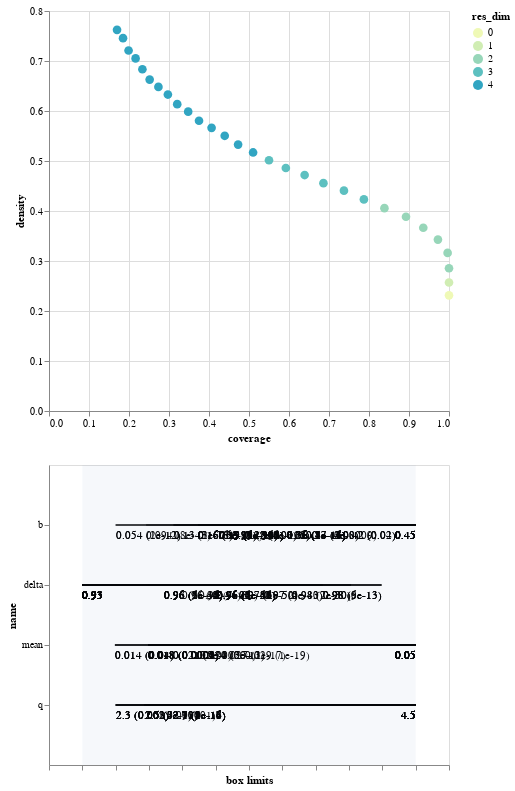

The cell this chart's notebook holds for it:
### Code cell
box1.inspect_tradeoff()

### Figure 1 — Vega-Lite specification as saved in the notebook (floating-point values rounded to 4 significant figures)
{"$schema": "https://vega.github.io/schema/vega-lite/v3.4.0.json", "config": {"mark": {"tooltip": null}, "view": {"height": 300, "width": 400}}, "datasets": {"data-65d05b69ec2733af906d35fa4061ec82": [{"id": 1, "maximum": 0.4499, "minimum": 0.01004, "name": "b", "qp_lower": 1.414e-12, "qp_upper": -1, "x1": 0.05399, "x2": 0.4499}, {"id": 2, "maximum": 0.4499, "minimum": 0.01004, "name": "b", "qp_lower": 2.013e-12, "qp_upper": -1, "x1": 0.05399, "x2": 0.4499}, {"id": 2, "maximum": 0.99, "minimum": 0.93, "name": "delta", "qp_lower": -1, "qp_upper": 5.739e-13, "x1": 0.93, "x2": 0.9839}, {"id": 3, "maximum": 0.4499, "minimum": 0.01004, "name": "b", "qp_lower": 7.775e-43, "qp_upper": -1, "x1": 0.09421, "x2": 0.4499}, {"id": 3, "maximum": 0.99, "minimum": 0.93, "name": "delta", "qp_lower": -1, "qp_upper": 5.163e-13, "x1": 0.93, "x2": 0.9839}, {"id": 4, "maximum": 0.4499, "minimum": 0.01004, "name": "b", "qp_lower": 1.955e-78, "qp_upper": -1, "x1": 0.1304, "x2": 0.4499}, {"id": 4, "maximum": 0.99, "minimum": 0.93, "name": "delta", "qp_lower": -1, "qp_upper": 8.753e-13, "x1": 0.93, "x2": 0.9839}, {"id": 5, "maximum": 0.4499, "minimum": 0.01004, "name": "b", "qp_lower": 2.557e-76, "qp_upper": -1, "x1": 0.1304, "x2": 0.4499}, {"id": 5, "maximum": 0.99, "minimum": 0.93, "name": "delta", "qp_lower": -1, "qp_upper": 1.836e-30, "x1": 0.93, "x2": 0.9784}, {"id": 6, "maximum": 0.4499, "minimum": 0.01004, "name": "b", "qp_lower": 3.102e-104, "qp_upper": -1, "x1": 0.1627, "x2": 0.4499}, {"id": 6, "maximum": 0.99, "minimum": 0.93, "name": "delta", "qp_lower": -1, "qp_upper": 6.65e-30, "x1": 0.93, "x2": 0.9784}, {"id": 7, "maximum": 0.4499, "minimum": 0.01004, "name": "b", "qp_lower": 3.346e-97, "qp_upper": -1, "x1": 0.1627, "x2": 0.4499}, {"id": 7, "maximum": 0.99, "minimum": 0.93, "name": "delta", "qp_lower": -1, "qp_upper": 3.695e-43, "x1": 0.93, "x2": 0.9733}, {"id": 8, "maximum": 0.4499, "minimum": 0.01004, "name": "b", "qp_lower": 5.921e-91, "qp_upper": -1, "x1": 0.1627, "x2": 0.4499}, {"id": 8, "maximum": 0.99, "minimum": 0.93, "name": "delta", "qp_lower": -1, "qp_upper": 4.914e-40, "x1": 0.93, "x2": 0.9733}, {"id": 8, "maximum": 4.5, "minimum": 2.0, "name": "q", "qp_lower": 0.002226, "qp_upper": -1, "x1": 2.25, "x2": 4.5}, {"id": 9, "maximum": 0.4499, "minimum": 0.01004, "name": "b", "qp_lower": 2.316e-85, "qp_upper": -1, "x1": 0.1627, "x2": 0.4499}, {"id": 9, "maximum": 0.99, "minimum": 0.93, "name": "delta", "qp_lower": -1, "qp_upper": 1.242e-52, "x1": 0.93, "x2": 0.9688}, {"id": 9, "maximum": 4.5, "minimum": 2.0, "name": "q", "qp_lower": 0.00159, "qp_upper": -1, "x1": 2.25, "x2": 4.5}, {"id": 10, "maximum": 0.4499, "minimum": 0.01004, "name": "b", "qp_lower": 5.545e-96, "qp_upper": -1, "x1": 0.1901, "x2": 0.4499}, {"id": 10, "maximum": 0.99, "minimum": 0.93, "name": "delta", "qp_lower": -1, "qp_upper": 3.401e-50, "x1": 0.93, "x2": 0.9688}, {"id": 10, "maximum": 4.5, "minimum": 2.0, "name": "q", "qp_lower": 0.002899, "qp_upper": -1, "x1": 2.25, "x2": 4.5}, {"id": 11, "maximum": 0.4499, "minimum": 0.01004, "name": "b", "qp_lower": 6.047e-94, "qp_upper": -1, "x1": 0.1901, "x2": 0.4499}, {"id": 11, "maximum": 0.99, "minimum": 0.93, "name": "delta", "qp_lower": -1, "qp_upper": 2.759e-60, "x1": 0.93, "x2": 0.9649}, {"id": 11, "maximum": 4.5, "minimum": 2.0, "name": "q", "qp_lower": 0.007745, "qp_upper": -1, "x1": 2.25, "x2": 4.5}, {"id": 12, "maximum": 0.4499, "minimum": 0.01004, "name": "b", "qp_lower": 9.606e-103, "qp_upper": 0.03514, "x1": 0.1901, "x2": 0.424}, {"id": 12, "maximum": 0.99, "minimum": 0.93, "name": "delta", "qp_lower": -1, "qp_upper": 3.531e-57, "x1": 0.93, "x2": 0.9649}, {"id": 12, "maximum": 4.5, "minimum": 2.0, "name": "q", "qp_lower": 0.00149, "qp_upper": -1, "x1": 2.25, "x2": 4.5}, {"id": 13, "maximum": 0.4499, "minimum": 0.01004, "name": "b", "qp_lower": 2.554e-94, "qp_upper": 0.02165, "x1": 0.1901, "x2": 0.424}, {"id": 13, "maximum": 0.99, "minimum": 0.93, "name": "delta", "qp_lower": -1, "qp_upper": 1.163e-51, "x1": 0.93, "x2": 0.9649}, {"id": 13, "maximum": 4.5, "minimum": 2.0, "name": "q", "qp_lower": 1.206e-06, "qp_upper": -1, "x1": 2.468, "x2": 4.5}, {"id": 14, "maximum": 0.4499, "minimum": 0.01004, "name": "b", "qp_lower": 3.058e-99, "qp_upper": 0.01917, "x1": 0.1901, "x2": 0.424}, {"id": 14, "maximum": 0.99, "minimum": 0.93, "name": "delta", "qp_lower": -1, "qp_upper": 4.596e-48, "x1": 0.93, "x2": 0.9649}, {"id": 14, "maximum": 0.05, "minimum": 0.01, "name": "mean", "qp_lower": 0.03886, "qp_upper": -1, "x1": 0.01391, "x2": 0.05}, {"id": 14, "maximum": 4.5, "minimum": 2.0, "name": "q", "qp_lower": 4.09e-07, "qp_upper": -1, "x1": 2.468, "x2": 4.5}, {"id": 15, "maximum": 0.4499, "minimum": 0.01004, "name": "b", "qp_lower": 2.821e-108, "qp_upper": 9.192e-05, "x1": 0.1901, "x2": 0.3994}, {"id": 15, "maximum": 0.99, "minimum": 0.93, "name": "delta", "qp_lower": -1, "qp_upper": 1.237e-46, "x1": 0.93, "x2": 0.9649}, {"id": 15, "maximum": 0.05, "minimum": 0.01, "name": "mean", "qp_lower": 0.03675, "qp_upper": -1, "x1": 0.01391, "x2": 0.05}, {"id": 15, "maximum": 4.5, "minimum": 2.0, "name": "q", "qp_lower": 8.158e-09, "qp_upper": -1, "x1": 2.468, "x2": 4.5}, {"id": 16, "maximum": 0.4499, "minimum": 0.01004, "name": "b", "qp_lower": 9.183e-118, "qp_upper": 3.381e-08, "x1": 0.1901, "x2": 0.3746}, {"id": 16, "maximum": 0.99, "minimum": 0.93, "name": "delta", "qp_lower": -1, "qp_upper": 4.073e-43, "x1": 0.93, "x2": 0.9649}, {"id": 16, "maximum": 0.05, "minimum": 0.01, "name": "mean", "qp_lower": 0.03535, "qp_upper": -1, "x1": 0.01391, "x2": 0.05}, {"id": 16, "maximum": 4.5, "minimum": 2.0, "name": "q", "qp_lower": 2.649e-10, "qp_upper": -1, "x1": 2.468, "x2": 4.5}, {"id": 17, "maximum": 0.4499, "minimum": 0.01004, "name": "b", "qp_lower": 1.286e-122, "qp_upper": 3.748e-08, "x1": 0.1901, "x2": 0.3746}, {"id": 17, "maximum": 0.99, "minimum": 0.93, "name": "delta", "qp_lower": -1, "qp_upper": 5.51e-38, "x1": 0.93, "x2": 0.9649}, {"id": 17, "maximum": 0.05, "minimum": 0.01, "name": "mean", "qp_lower": 0.0004744, "qp_upper": -1, "x1": 0.0179, "x2": 0.05}, {"id": 17, "maximum": 4.5, "minimum": 2.0, "name": "q", "qp_lower": 6.651e-11, "qp_upper": -1, "x1": 2.468, "x2": 4.5}, {"id": 18, "maximum": 0.4499, "minimum": 0.01004, "name": "b", "qp_lower": 3.185e-130, "qp_upper": 5.208e-11, "x1": 0.1901, "x2": 0.3579}, {"id": 18, "maximum": 0.99, "minimum": 0.93, "name": "delta", "qp_lower": -1, "qp_upper": 1.941e-38, "x1": 0.93, "x2": 0.9649}, {"id": 18, "maximum": 0.05, "minimum": 0.01, "name": "mean", "qp_lower": 0.0004265, "qp_upper": -1, "x1": 0.0179, "x2": 0.05}, {"id": 18, "maximum": 4.5, "minimum": 2.0, "name": "q", "qp_lower": 3.591e-13, "qp_upper": -1, "x1": 2.468, "x2": 4.5}, {"id": 19, "maximum": 0.4499, "minimum": 0.01004, "name": "b", "qp_lower": 9.48e-121, "qp_upper": 2.438e-13, "x1": 0.1901, "x2": 0.3579}, {"id": 19, "maximum": 0.99, "minimum": 0.93, "name": "delta", "qp_lower": -1, "qp_upper": 1.955e-35, "x1": 0.93, "x2": 0.9649}, {"id": 19, "maximum": 0.05, "minimum": 0.01, "name": "mean", "qp_lower": 0.0001312, "qp_upper": -1, "x1": 0.0179, "x2": 0.05}, {"id": 19, "maximum": 4.5, "minimum": 2.0, "name": "q", "qp_lower": 1.188e-17, "qp_upper": -1, "x1": 2.678, "x2": 4.5}, {"id": 20, "maximum": 0.4499, "minimum": 0.01004, "name": "b", "qp_lower": 2.753e-115, "qp_upper": 3.557e-13, "x1": 0.1901, "x2": 0.3579}, {"id": 20, "maximum": 0.99, "minimum": 0.93, "name": "delta", "qp_lower": -1, "qp_upper": 7.247e-39, "x1": 0.93, "x2": 0.9616}, {"id": 20, "maximum": 0.05, "minimum": 0.01, "name": "mean", "qp_lower": 9.527e-05, "qp_upper": -1, "x1": 0.0179, "x2": 0.05}, {"id": 20, "maximum": 4.5, "minimum": 2.0, "name": "q", "qp_lower": 1.754e-17, "qp_upper": -1, "x1": 2.678, "x2": 4.5}, {"id": 21, "maximum": 0.4499, "minimum": 0.01004, "name": "b", "qp_lower": 6.117e-110, "qp_upper": 6.61e-14, "x1": 0.1901, "x2": 0.3579}, {"id": 21, "maximum": 0.99, "minimum": 0.93, "name": "delta", "qp_lower": -1, "qp_upper": 4.043e-44, "x1": 0.93, "x2": 0.9585}, {"id": 21, "maximum": 0.05, "minimum": 0.01, "name": "mean", "qp_lower": 0.0001164, "qp_upper": -1, "x1": 0.0179, "x2": 0.05}, {"id": 21, "maximum": 4.5, "minimum": 2.0, "name": "q", "qp_lower": 5.235e-17, "qp_upper": -1, "x1": 2.678, "x2": 4.5}, {"id": 22, "maximum": 0.4499, "minimum": 0.01004, "name": "b", "qp_lower": 2.647e-101, "qp_upper": 2.508e-13, "x1": 0.1901, "x2": 0.3579}, {"id": 22, "maximum": 0.99, "minimum": 0.93, "name": "delta", "qp_lower": -1, "qp_upper": 5.274e-47, "x1": 0.93, "x2": 0.9553}, {"id": 22, "maximum": 0.05, "minimum": 0.01, "name": "mean", "qp_lower": 0.0001935, "qp_upper": -1, "x1": 0.0179, "x2": 0.05}, {"id": 22, "maximum": 4.5, "minimum": 2.0, "name": "q", "qp_lower": 8.197e-16, "qp_upper": -1, "x1": 2.678, "x2": 4.5}, {"id": 23, "maximum": 0.4499, "minimum": 0.01004, "name": "b", "qp_lower": 2.595e-105, "qp_upper": 2.421e-13, "x1": 0.1901, "x2": 0.3579}, {"id": 23, "maximum": 0.99, "minimum": 0.93, "name": "delta", "qp_lower": -1, "qp_upper": 1.525e-44, "x1": 0.93, "x2": 0.9553}, {"id": 23, "maximum": 0.05, "minimum": 0.01, "name": "mean", "qp_lower": 3.927e-06, "qp_upper": -1, "x1": 0.02085, "x2": 0.05}, {"id": 23, "maximum": 4.5, "minimum": 2.0, "name": "q", "qp_lower": 1.137e-16, "qp_upper": -1, "x1": 2.678, "x2": 4.5}, {"id": 24, "maximum": 0.4499, "minimum": 0.01004, "name": "b", "qp_lower": 1.755e-108, "qp_upper": 1.176e-15, "x1": 0.2082, "x2": 0.3579}, {"id": 24, "maximum": 0.99, "minimum": 0.93, "name": "delta", "qp_lower": -1, "qp_upper": 1.785e-43, "x1": 0.93, "x2": 0.9553}, {"id": 24, "maximum": 0.05, "minimum": 0.01, "name": "mean", "qp_lower": 4.994e-08, "qp_upper": -1, "x1": 0.02085, "x2": 0.05}, {"id": 24, "maximum": 4.5, "minimum": 2.0, "name": "q", "qp_lower": 9.434e-15, "qp_upper": -1, "x1": 2.678, "x2": 4.5}, {"id": 25, "maximum": 0.4499, "minimum": 0.01004, "name": "b", "qp_lower": 7.909e-107, "qp_upper": 1.185e-14, "x1": 0.2082, "x2": 0.3579}, {"id": 25, "maximum": 0.99, "minimum": 0.93, "name": "delta", "qp_lower": -1, "qp_upper": 6.165e-42, "x1": 0.93, "x2": 0.9553}, {"id": 25, "maximum": 0.05, "minimum": 0.01, "name": "mean", "qp_lower": 2.994e-11, "qp_upper": -1, "x1": 0.02408, "x2": 0.05}, {"id": 25, "maximum": 4.5, "minimum": 2.0, "name": "q", "qp_lower": 1.172e-16, "qp_upper": -1, "x1": 2.678, "x2": 4.5}, {"id": 26, "maximum": 0.4499, "minimum": 0.01004, "name": "b", "qp_lower": 5.929e-106, "qp_upper": 1.149e-16, "x1": 0.2247, "x2": 0.3579}, {"id": 26, "maximum": 0.99, "minimum": 0.93, "name": "delta", "qp_lower": -1, "qp_upper": 5.062e-41, "x1": 0.93, "x2": 0.9553}, {"id": 26, "maximum": 0.05, "minimum": 0.01, "name": "mean", "qp_lower": 2.22e-13, "qp_upper": -1, "x1": 0.02408, "x2": 0.05}, {"id": 26, "maximum": 4.5, "minimum": 2.0, "name": "q", "qp_lower": 1.262e-14, "qp_upper": -1, "x1": 2.678, "x2": 4.5}, {"id": 27, "maximum": 0.4499, "minimum": 0.01004, "name": "b", "qp_lower": 2.21e-112, "qp_upper": 4.485e-17, "x1": 0.2247, "x2": 0.3579}, {"id": 27, "maximum": 0.99, "minimum": 0.93, "name": "delta", "qp_lower": -1, "qp_upper": 7.284e-42, "x1": 0.93, "x2": 0.9553}, {"id": 27, "maximum": 0.05, "minimum": 0.01, "name": "mean", "qp_lower": 2.388e-17, "qp_upper": -1, "x1": 0.02669, "x2": 0.05}, {"id": 27, "maximum": 4.5, "minimum": 2.0, "name": "q", "qp_lower": 3.872e-16, "qp_upper": -1, "x1": 2.678, "x2": 4.5}, {"id": 28, "maximum": 0.4499, "minimum": 0.01004, "name": "b", "qp_lower": 8.359e-115, "qp_upper": 1.63e-16, "x1": 0.2247, "x2": 0.3579}, {"id": 28, "maximum": 0.99, "minimum": 0.93, "name": "delta", "qp_lower": -1, "qp_upper": 1.119e-36, "x1": 0.93, "x2": 0.9553}, {"id": 28, "maximum": 0.05, "minimum": 0.01, "name": "mean", "qp_lower": 1.443e-19, "qp_upper": -1, "x1": 0.02946, "x2": 0.05}, {"id": 28, "maximum": 4.5, "minimum": 2.0, "name": "q", "qp_lower": 2.732e-18, "qp_upper": -1, "x1": 2.678, "x2": 4.5}], "data-bb8d07f6df3d47a6a475317795287b23": [{"end": 1, "start": 0}], "data-d751713988987e9331980363e24189ce": [], "data-e73bf9fed001fe7442c93e3332740356": [{"coverage": 1, "density": 0.2313, "id": 0, "mass": 1, "mean": 0.2313, "res_dim": 0}, {"coverage": 1, "density": 0.257, "id": 1, "mass": 0.9, "mean": 0.257, "res_dim": 1}, {"coverage": 1, "density": 0.2855, "id": 2, "mass": 0.81, "mean": 0.2855, "res_dim": 2}, {"coverage": 0.9965, "density": 0.3161, "id": 3, "mass": 0.729, "mean": 0.3161, "res_dim": 2}, {"coverage": 0.9723, "density": 0.3428, "id": 4, "mass": 0.656, "mean": 0.3428, "res_dim": 2}, {"coverage": 0.9357, "density": 0.3665, "id": 5, "mass": 0.5904, "mean": 0.3665, "res_dim": 2}, {"coverage": 0.8925, "density": 0.3886, "id": 6, "mass": 0.5312, "mean": 0.3886, "res_dim": 2}, {"coverage": 0.8386, "density": 0.4057, "id": 7, "mass": 0.478, "mean": 0.4057, "res_dim": 2}, {"coverage": 0.7873, "density": 0.4232, "id": 8, "mass": 0.4302, "mean": 0.4232, "res_dim": 3}, {"coverage": 0.7374, "density": 0.4407, "id": 9, "mass": 0.387, "mean": 0.4407, "res_dim": 3}, {"coverage": 0.6861, "density": 0.4557, "id": 10, "mass": 0.3482, "mean": 0.4557, "res_dim": 3}, {"coverage": 0.6391, "density": 0.4719, "id": 11, "mass": 0.3132, "mean": 0.4719, "res_dim": 3}, {"coverage": 0.5921, "density": 0.4859, "id": 12, "mass": 0.2818, "mean": 0.4859, "res_dim": 3}, {"coverage": 0.55, "density": 0.5016, "id": 13, "mass": 0.2536, "mean": 0.5016, "res_dim": 3}, {"coverage": 0.5102, "density": 0.5171, "id": 14, "mass": 0.2282, "mean": 0.5171, "res_dim": 4}, {"coverage": 0.4728, "density": 0.5328, "id": 15, "mass": 0.2052, "mean": 0.5328, "res_dim": 4}, {"coverage": 0.4393, "density": 0.5504, "id": 16, "mass": 0.1846, "mean": 0.5504, "res_dim": 4}, {"coverage": 0.4065, "density": 0.5663, "id": 17, "mass": 0.166, "mean": 0.5663, "res_dim": 4}, {"coverage": 0.375, "density": 0.5805, "id": 18, "mass": 0.1494, "mean": 0.5805, "res_dim": 4}, {"coverage": 0.3479, "density": 0.5987, "id": 19, "mass": 0.1344, "mean": 0.5987, "res_dim": 4}, {"coverage": 0.3206, "density": 0.6137, "id": 20, "mass": 0.1208, "mean": 0.6137, "res_dim": 4}, {"coverage": 0.2972, "density": 0.6329, "id": 21, "mass": 0.1086, "mean": 0.6329, "res_dim": 4}, {"coverage": 0.2736, "density": 0.6482, "id": 22, "mass": 0.0976, "mean": 0.6482, "res_dim": 4}, {"coverage": 0.2517, "density": 0.6629, "id": 23, "mass": 0.0878, "mean": 0.6629, "res_dim": 4}, {"coverage": 0.2335, "density": 0.6835, "id": 24, "mass": 0.079, "mean": 0.6835, "res_dim": 4}, {"coverage": 0.2165, "density": 0.7052, "id": 25, "mass": 0.071, "mean": 0.7052, "res_dim": 4}, {"coverage": 0.1989, "density": 0.721, "id": 26, "mass": 0.0638, "mean": 0.721, "res_dim": 4}, {"coverage": 0.1851, "density": 0.7456, "id": 27, "mass": 0.0574, "mean": 0.7456, "res_dim": 4}, {"coverage": 0.1701, "density": 0.7623, "id": 28, "mass": 0.0516, "mean": 0.7623, "res_dim": 4}]}, "vconcat": [{"data": {"name": "data-e73bf9fed001fe7442c93e3332740356"}, "encoding": {"color": {"field": "res_dim", "scale": {"range": ["#eff9b6", "#d0edb3", "#97d6b9", "#5dc0c0", "#31a5c2", "#1f80b8", "#2354a3", "#21318d"]}, "type": "ordinal"}, "opacity": {"condition": {"selection": "selector007", "value": 1}, "value": 0.4}, "tooltip": [{"field": "id", "type": "ordinal"}, {"field": "coverage", "format": ".2", "type": "quantitative"}, {"field": "density", "format": ".2", "type": "quantitative"}, {"field": "res_dim", "type": "ordinal"}], "x": {"field": "coverage", "type": "quantitative"}, "y": {"field": "density", "type": "quantitative"}}, "height": 400, "mark": {"size": 75, "type": "circle"}, "selection": {"selector007": {"fields": ["id"], "type": "single"}}, "width": 400}, {"layer": [{"data": {"name": "data-65d05b69ec2733af906d35fa4061ec82"}, "encoding": {"x": {"axis": {"grid": false, "labels": false, "title": "box limits"}, "field": "x_lower", "scale": {"domain": [0, 1], "padding": 0.1}, "type": "quantitative"}, "x2": {"field": "x_upper"}, "y": {"field": "name", "scale": {"padding": 1}, "type": "nominal"}}, "mark": "rule", "transform": [{"as": "x_lower", "calculate": "(datum.x1-datum.minimum)/(datum.maximum-datum.minimum)"}, {"as": "x_upper", "calculate": "(datum.x2-datum.minimum)/(datum.maximum-datum.minimum)"}, {"filter": {"selection": "selector007"}}], "width": 400}, {"data": {"name": "data-65d05b69ec2733af906d35fa4061ec82"}, "encoding": {"text": {"field": "text", "type": "ordinal"}, "x": {"axis": {"grid": false, "labels": false, "title": "box limits"}, "field": "x_lower", "scale": {"domain": [0, 1], "padding": 0.1}, "type": "quantitative"}, "x2": {"field": "x_upper"}, "y": {"field": "name", "scale": {"padding": 1}, "type": "nominal"}}, "mark": {"align": "left", "baseline": "top", "dy": 5, "type": "text"}, "transform": [{"as": "x_lower", "calculate": "(datum.x1-datum.minimum)/(datum.maximum-datum.minimum)"}, {"as": "x_upper", "calculate": "(datum.x2-datum.minimum)/(datum.maximum-datum.minimum)"}, {"filter": {"selection": "selector007"}}, {"as": "text", "calculate": "datum.qp_lower>0?format(datum.x1, \".2\")+\" (\"+format(datum.qp_lower, \".1~g\")+\")\" :format(datum.x1, \".2\")"}], "width": 400}, {"data": {"name": "data-65d05b69ec2733af906d35fa4061ec82"}, "encoding": {"text": {"field": "text", "type": "ordinal"}, "x": {"field": "x_upper", "type": "quantitative"}, "x2": {"field": "x_upper"}, "y": {"field": "name", "scale": {"padding": 1}, "type": "nominal"}}, "mark": {"align": "right", "baseline": "top", "dy": 5, "type": "text"}, "transform": [{"as": "x_lower", "calculate": "(datum.x1-datum.minimum)/(datum.maximum-datum.minimum)"}, {"as": "x_upper", "calculate": "(datum.x2-datum.minimum)/(datum.maximum-datum.minimum)"}, {"filter": {"selection": "selector007"}}, {"as": "text", "calculate": "datum.qp_upper>0?format(datum.x2, \".2\")+\" (\"+format(datum.qp_upper, \".1\")+\")\" :format(datum.x2, \".2\")"}], "width": 400}, {"data": {"name": "data-bb8d07f6df3d47a6a475317795287b23"}, "encoding": {"x": {"field": "start", "type": "quantitative"}, "x2": {"field": "end"}}, "mark": {"opacity": 0.05, "type": "rect"}}, {"data": {"name": "data-d751713988987e9331980363e24189ce"}, "encoding": {"x": {"field": "x", "type": "quantitative"}, "y": {"field": "name", "type": "nominal"}}, "mark": "point", "transform": [{"filter": {"selection": "selector007"}}], "width": 400}, {"data": {"name": "data-d751713988987e9331980363e24189ce"}, "encoding": {"text": {"field": "item", "type": "nominal"}, "x": {"field": "x", "type": "quantitative"}, "y": {"field": "name", "type": "nominal"}}, "mark": {"align": "center", "baseline": "top", "dy": 5, "type": "text"}, "transform": [{"filter": {"selection": "selector007"}}], "width": 400}]}]}
